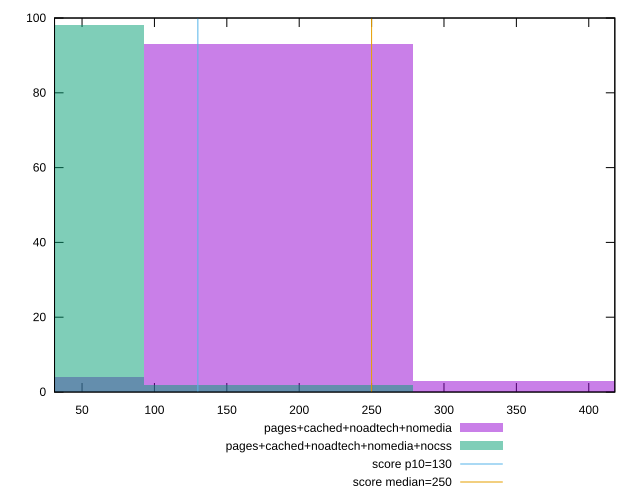

This chart was generated by the following gnuplot code:
reset

$pagesCachedNoadtechNomedia <<EOF
185.5797585105771 93
0 4
371.1595170211542 3
EOF

$pagesCachedNoadtechNomediaNocss <<EOF
0 98
185.5797585105771 2
EOF

set key outside below
set boxwidth 185.5797585105771
set xrange [31:418.00000000000045]
set yrange [0:100]
set trange [0:100]
set style fill transparent solid 0.5 noborder

set parametric
set terminal svg size 640, 500 enhanced background rgb 'white'
set output "report_00009_2021-02-08T22-37-41.559Z/max-potential-fid/comparison/histogram/3_vs_4.svg"

plot $pagesCachedNoadtechNomedia title "pages+cached+noadtech+nomedia" with boxes, \
     $pagesCachedNoadtechNomediaNocss title "pages+cached+noadtech+nomedia+nocss" with boxes, \
     130,t title "score p10=130", \
     250,t title "score median=250"

reset
